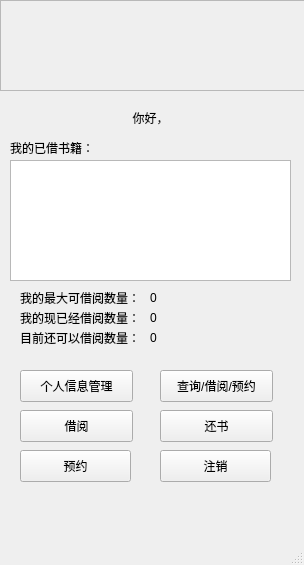
<?xml version="1.0" encoding="UTF-8"?>
<ui version="4.0">
 <class>ReaderBord</class>
 <widget class="QMainWindow" name="ReaderBord">
  <property name="geometry">
   <rect>
    <x>0</x>
    <y>0</y>
    <width>304</width>
    <height>565</height>
   </rect>
  </property>
  <property name="windowTitle">
   <string>MainWindow</string>
  </property>
  <widget class="QWidget" name="centralwidget">
   <widget class="QListView" name="listView">
    <property name="geometry">
     <rect>
      <x>10</x>
      <y>160</y>
      <width>281</width>
      <height>121</height>
     </rect>
    </property>
   </widget>
   <widget class="QLabel" name="lb_wealcom">
    <property name="geometry">
     <rect>
      <x>0</x>
      <y>110</y>
      <width>301</width>
      <height>16</height>
     </rect>
    </property>
    <property name="text">
     <string>你好，</string>
    </property>
    <property name="alignment">
     <set>Qt::AlignCenter</set>
    </property>
   </widget>
   <widget class="QFrame" name="frame">
    <property name="geometry">
     <rect>
      <x>0</x>
      <y>0</y>
      <width>311</width>
      <height>91</height>
     </rect>
    </property>
    <property name="frameShape">
     <enum>QFrame::StyledPanel</enum>
    </property>
    <property name="frameShadow">
     <enum>QFrame::Raised</enum>
    </property>
   </widget>
   <widget class="QLabel" name="label_2">
    <property name="geometry">
     <rect>
      <x>10</x>
      <y>140</y>
      <width>111</width>
      <height>16</height>
     </rect>
    </property>
    <property name="text">
     <string>我的已借书籍：</string>
    </property>
   </widget>
   <widget class="QPushButton" name="btn_myInfo">
    <property name="geometry">
     <rect>
      <x>20</x>
      <y>370</y>
      <width>113</width>
      <height>32</height>
     </rect>
    </property>
    <property name="text">
     <string>个人信息管理</string>
    </property>
   </widget>
   <widget class="QPushButton" name="btn_search">
    <property name="geometry">
     <rect>
      <x>160</x>
      <y>370</y>
      <width>113</width>
      <height>32</height>
     </rect>
    </property>
    <property name="text">
     <string>查询/借阅/预约</string>
    </property>
   </widget>
   <widget class="QPushButton" name="btn_borrow">
    <property name="geometry">
     <rect>
      <x>20</x>
      <y>410</y>
      <width>113</width>
      <height>32</height>
     </rect>
    </property>
    <property name="text">
     <string>借阅</string>
    </property>
   </widget>
   <widget class="QPushButton" name="btn_unborrow">
    <property name="geometry">
     <rect>
      <x>160</x>
      <y>410</y>
      <width>113</width>
      <height>32</height>
     </rect>
    </property>
    <property name="text">
     <string>还书</string>
    </property>
   </widget>
   <widget class="QLabel" name="label_3">
    <property name="geometry">
     <rect>
      <x>20</x>
      <y>290</y>
      <width>131</width>
      <height>16</height>
     </rect>
    </property>
    <property name="text">
     <string>我的最大可借阅数量：</string>
    </property>
   </widget>
   <widget class="QLabel" name="lb_maxBorrow">
    <property name="geometry">
     <rect>
      <x>150</x>
      <y>290</y>
      <width>131</width>
      <height>16</height>
     </rect>
    </property>
    <property name="text">
     <string>0</string>
    </property>
   </widget>
   <widget class="QLabel" name="label_5">
    <property name="geometry">
     <rect>
      <x>20</x>
      <y>310</y>
      <width>131</width>
      <height>16</height>
     </rect>
    </property>
    <property name="text">
     <string>我的现已经借阅数量：</string>
    </property>
   </widget>
   <widget class="QLabel" name="lb_hasBorrow">
    <property name="geometry">
     <rect>
      <x>150</x>
      <y>310</y>
      <width>131</width>
      <height>16</height>
     </rect>
    </property>
    <property name="text">
     <string>0</string>
    </property>
   </widget>
   <widget class="QLabel" name="lb_canBorrow">
    <property name="geometry">
     <rect>
      <x>150</x>
      <y>330</y>
      <width>131</width>
      <height>16</height>
     </rect>
    </property>
    <property name="text">
     <string>0</string>
    </property>
   </widget>
   <widget class="QLabel" name="label_8">
    <property name="geometry">
     <rect>
      <x>20</x>
      <y>330</y>
      <width>131</width>
      <height>16</height>
     </rect>
    </property>
    <property name="text">
     <string>目前还可以借阅数量：</string>
    </property>
   </widget>
   <widget class="QPushButton" name="btn_logout">
    <property name="geometry">
     <rect>
      <x>160</x>
      <y>450</y>
      <width>111</width>
      <height>32</height>
     </rect>
    </property>
    <property name="text">
     <string>注销</string>
    </property>
   </widget>
   <widget class="QPushButton" name="btn_booking">
    <property name="geometry">
     <rect>
      <x>20</x>
      <y>450</y>
      <width>111</width>
      <height>32</height>
     </rect>
    </property>
    <property name="text">
     <string>预约</string>
    </property>
   </widget>
  </widget>
  <widget class="QMenuBar" name="menubar">
   <property name="geometry">
    <rect>
     <x>0</x>
     <y>0</y>
     <width>304</width>
     <height>22</height>
    </rect>
   </property>
  </widget>
  <widget class="QStatusBar" name="statusbar"/>
 </widget>
 <resources/>
 <connections/>
</ui>
